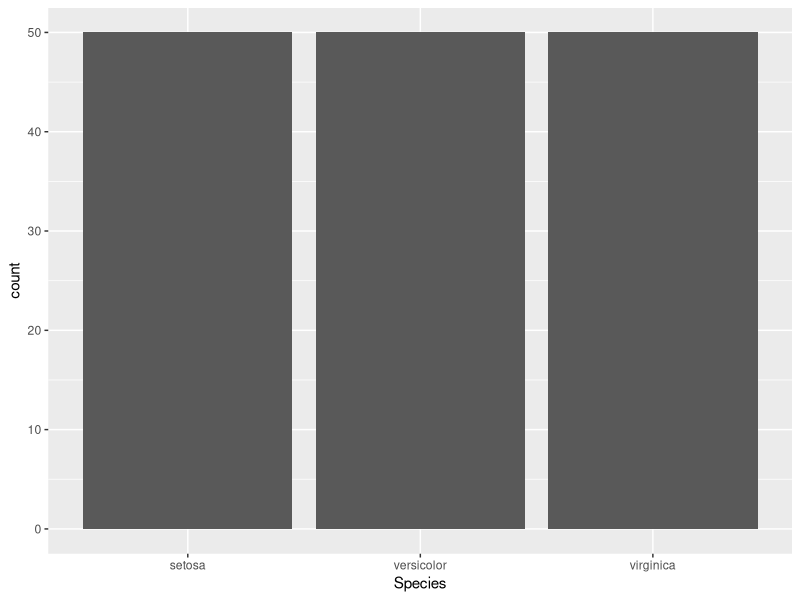
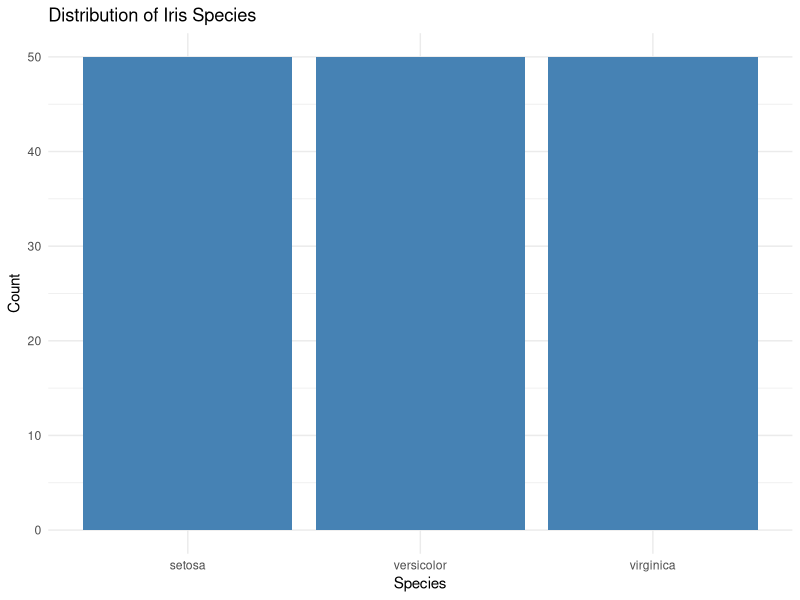
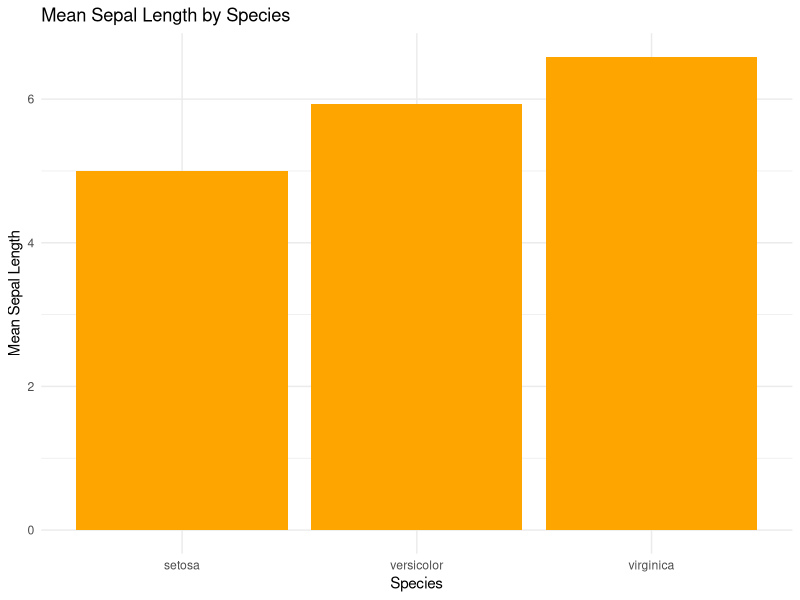
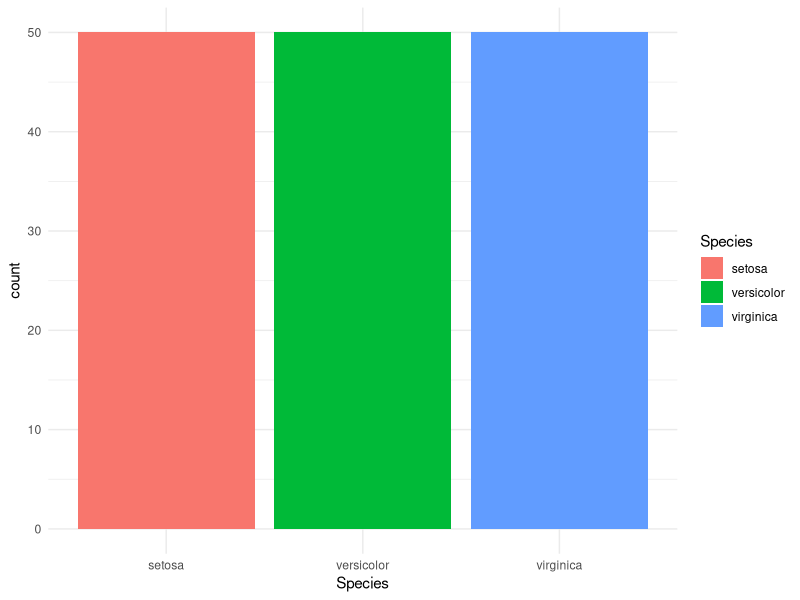
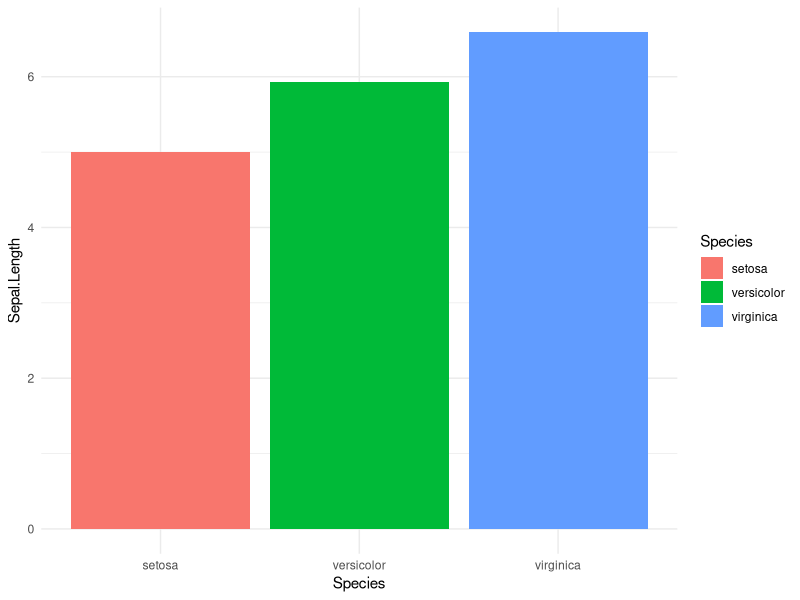
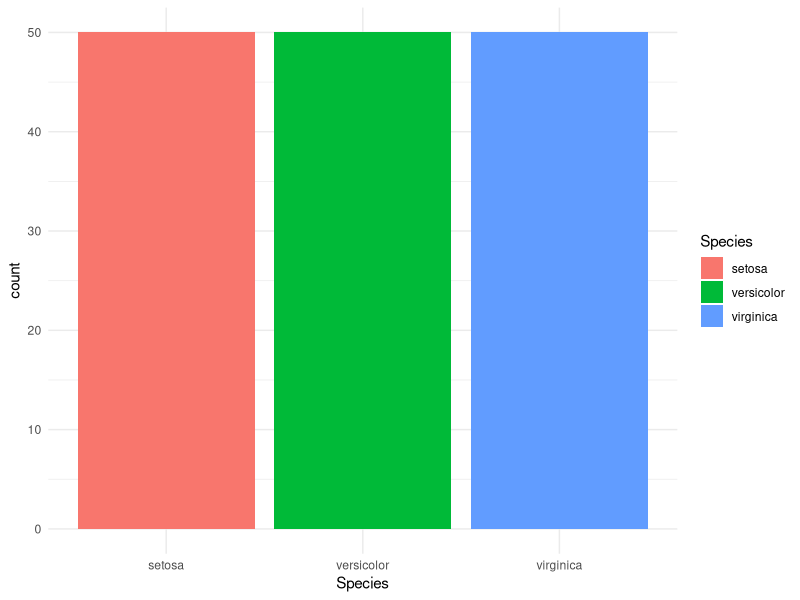
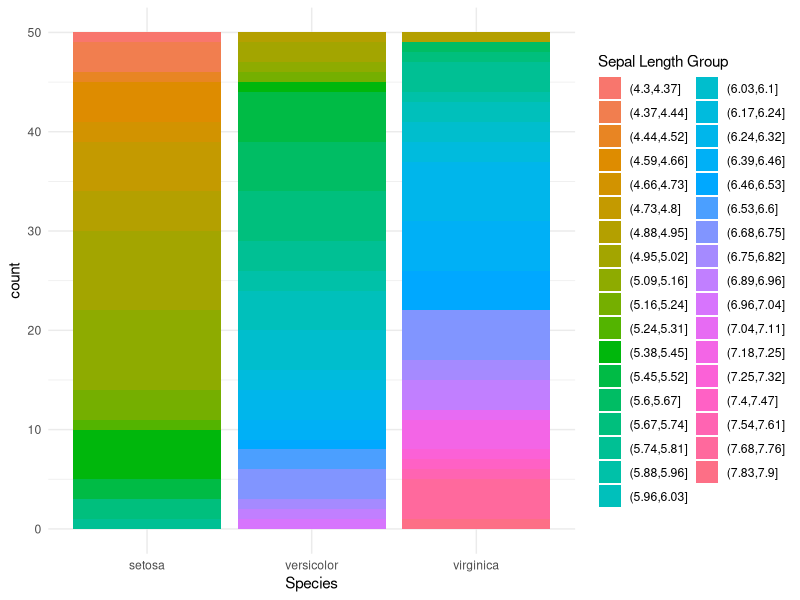
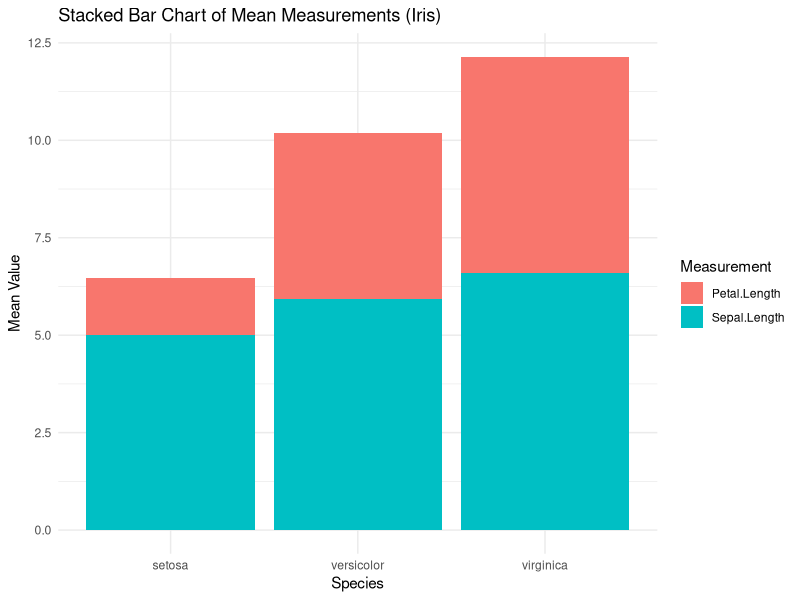

Write the R code that produced these figures, in order.
# Load ggplot2
library(ggplot2)


# Count bar chart
ggplot(iris, aes(x = Species)) +
  geom_bar()
# ggplot counts automatically


# LAYER 7: STYLED BAR CHART (ggplot2)
ggplot(iris, aes(x = Species)) +
  geom_bar(fill = "steelblue") +
  labs(
    title = "Distribution of Iris Species",
    y = "Count"
  ) +
  theme_minimal()


# LAYER 8: BAR CHART WITH AGGREGATION (ggplot2)

# Mean Sepal Length per Species
ggplot(iris, aes(x = Species, y = Sepal.Length)) +
  stat_summary(
    fun = mean,
    geom = "bar",
    fill = "orange"
  ) +
  labs(
    title = "Mean Sepal Length by Species",
    y = "Mean Sepal Length"
  ) +
  theme_minimal()
# stat_summary() performs aggregation



# LAYER 9: GROUPED BAR CHART (ggplot2)
ggplot(iris, aes(x = Species, fill = Species)) +
  geom_bar(position = "dodge") +
  theme_minimal()

# Or with aggregated values:
ggplot(iris, aes(x = Species, y = Sepal.Length, fill = Species)) +
  stat_summary(
    fun = mean,
    geom = "bar",
    position = "dodge"
  ) +
  theme_minimal()
# Easy comparison across categories


# LAYER 10: STACKED BAR CHART (ggplot2)
# Count-based stacked bar chart
ggplot(iris, aes(x = Species, fill = Species)) +
  geom_bar(position = "stack") +
  theme_minimal()


# Stacked bar with another categorical variable (example)
ggplot(iris, aes(x = Species, fill = cut(Sepal.Length,50))) +
  geom_bar(position = "stack") +
  labs(fill = "Sepal Length Group") +
  theme_minimal()
# Shows sub-category composition



# Or with aggregated values:
library(tidyr)

iris_long <- pivot_longer(
  iris,
  cols = c(Sepal.Length, Petal.Length),
  names_to = "Measurement",
  values_to = "Value"
)

# Plot
ggplot(iris_long, aes(x = Species, y = Value, fill = Measurement)) +
  stat_summary(
    fun = mean,
    geom = "bar",
    position = "stack"
  ) +
  labs(
    title = "Stacked Bar Chart of Mean Measurements (Iris)",
    y = "Mean Value"
  ) +
  theme_minimal()
